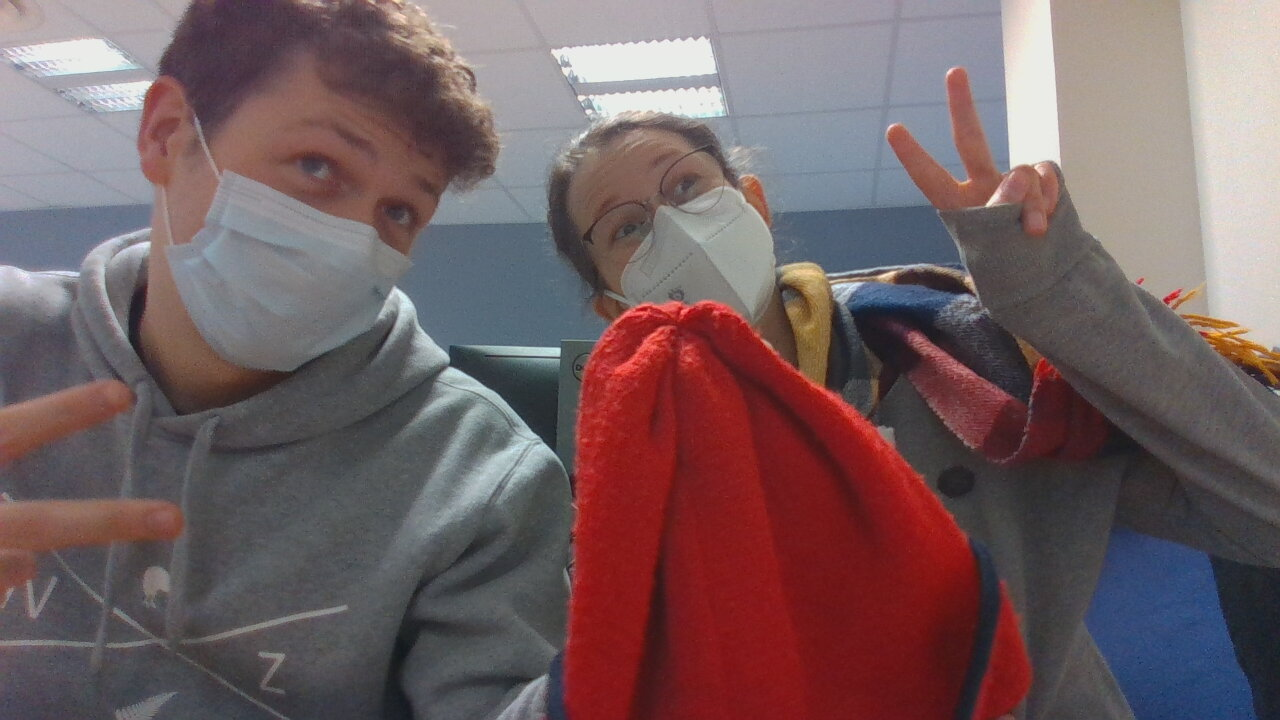
#> input picture vision_test/scripts/moin.jpg, 1280 x 720 px, found by its file name
$ python regions.py
#> lines starting #> are read from the running program, lines starting #| are printed output that depends on the picture; after the words box and inside, x2 and y2 are one past the last pixel; in counts of white or black regions, pixels touching at a corner belong together
#!/usr/bin/env python3
import cv2
import numpy as np
import matplotlib.pyplot as plt
from skimage.measure import label, regionprops
import math

image = cv2.imread('/home/grp-vert/catkin-ws/src/groupe-vert/vision_test/scripts/moin.jpg')
#> image is the input picture: shape (720, 1280, 3); mean B, G, R 98.1, 95.3, 115.7

# passage en niveau de gris
gray = cv2.cvtColor(image, cv2.COLOR_BGR2GRAY)
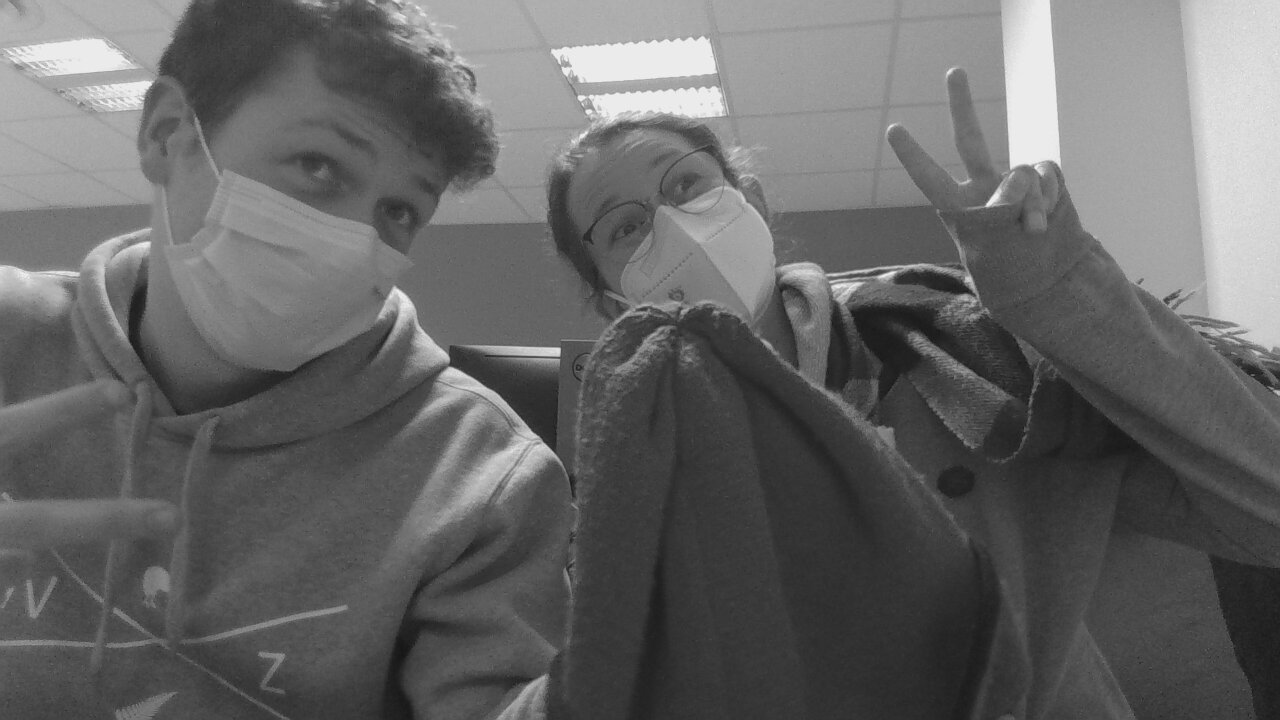
#> gray: shape (720, 1280); min 21, max 248, mean 101.8

###### extration des régions avec la lib skimage

# Binarisation de l'image
ret, thresh = cv2.threshold(gray, 127, 255, 1)
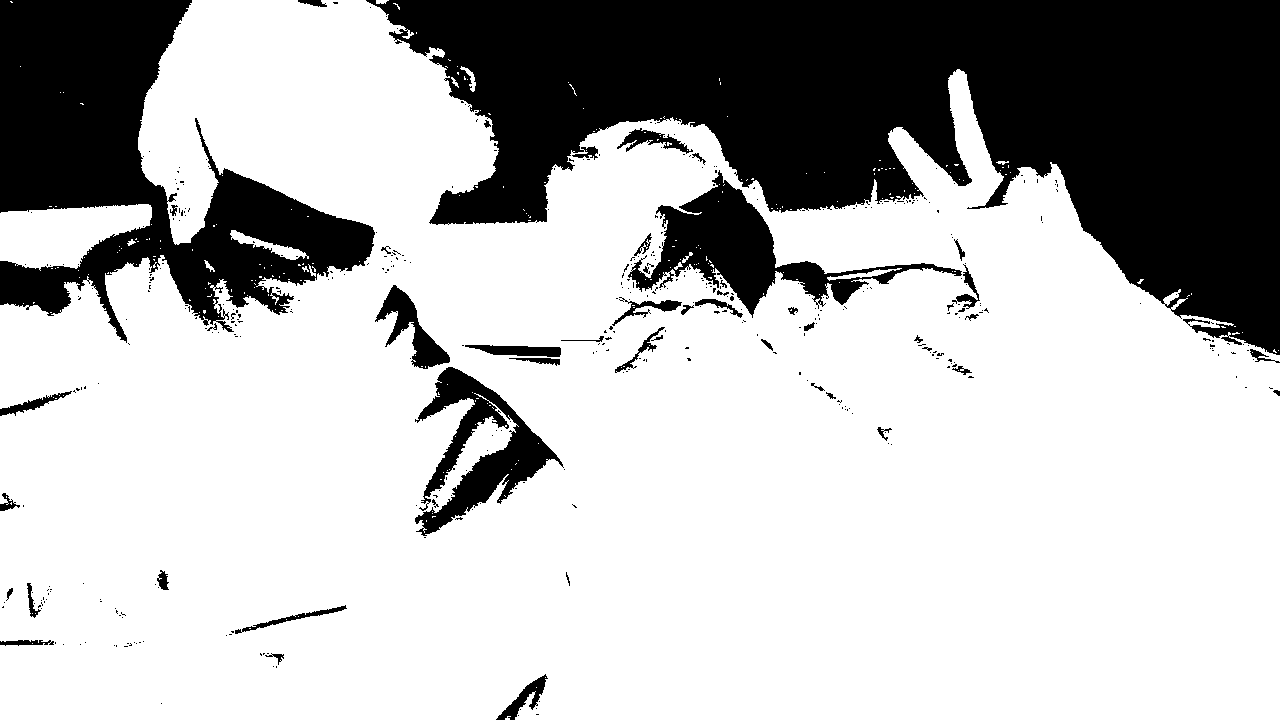
#> thresh: shape (720, 1280); 72.2% white; 433 black regions (383 under 20 px)
cv2.imshow("image seuillée",thresh)
cv2.waitKey(0)

# extraction des régions et des propriétés des régions
label_img = label(thresh)
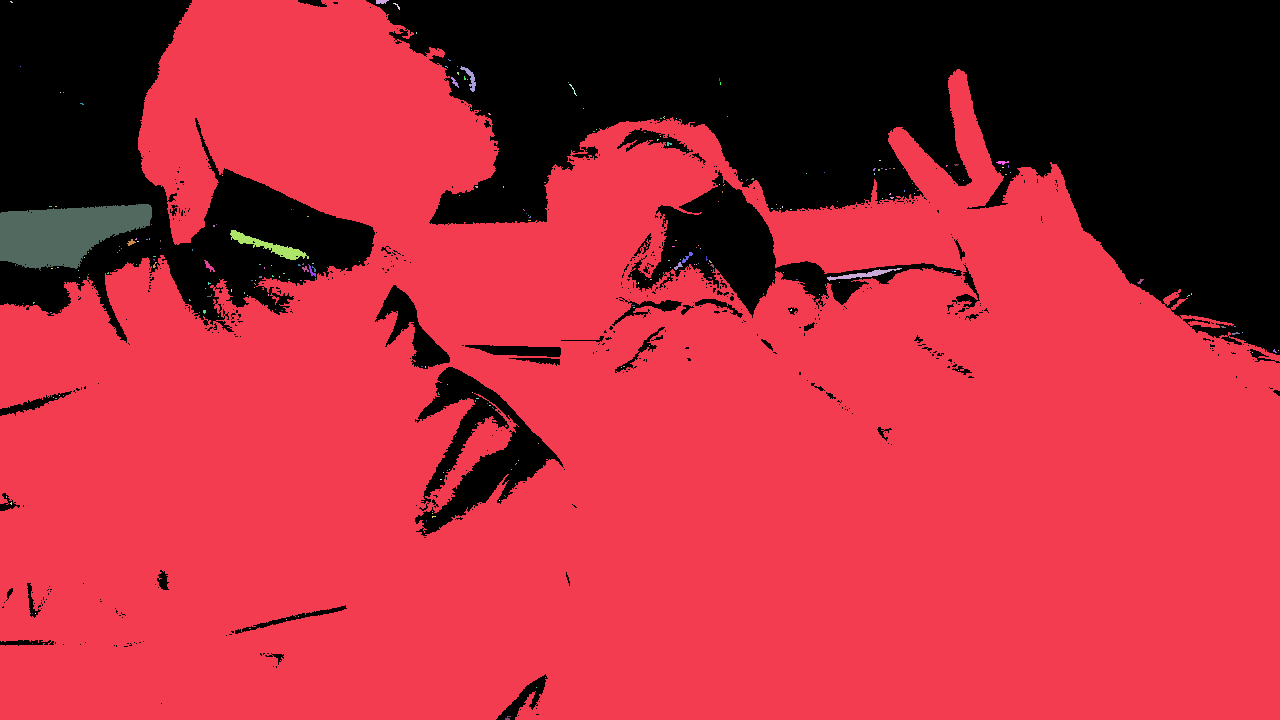
#> label_img: shape (720, 1280) int64; 256 distinct labels, from 0 to 255; one colour per label, 0 black
regions = regionprops(label_img)
#> regions = 255 regions; largest, box (x1, y1, x2, y2) and area: (0, 0, 1280, 720) 656335, (0, 204, 152, 271) 6747, (230, 230, 309, 260) 646, (827, 268, 902, 281) 267, (460, 66, 476, 92) 125
print(regions)
#> (printed output is left out)
cv2.waitKey(0)

# affichage des régions et des boites englobantes
fig, ax = plt.subplots()
ax.imshow(thresh, cmap=plt.cm.gray)

for props in regions:
    y0, x0 = props.centroid
    orientation = props.orientation
    x1 = x0 + math.cos(orientation) * 0.5 * props.minor_axis_length
    y1 = y0 - math.sin(orientation) * 0.5 * props.minor_axis_length
    x2 = x0 - math.sin(orientation) * 0.5 * props.major_axis_length
    y2 = y0 - math.cos(orientation) * 0.5 * props.major_axis_length

    ax.plot((x0, x1), (y0, y1), '-r', linewidth=2.5)
    ax.plot((x0, x2), (y0, y2), '-r', linewidth=2.5)
    ax.plot(x0, y0, '.g', markersize=15)

    minr, minc, maxr, maxc = props.bbox
    bx = (minc, maxc, maxc, minc, minc)
    by = (minr, minr, maxr, maxr, minr)
    ax.plot(bx, by, '-b', linewidth=2.5)
#> this loop made 255 passes
#> (y0, x0, orientation, x1, y1, x2, y2, minr) on passes 1 to 3: (442.7, 621, 1.49, 650.6, 94.24, -90.05, 382.5, 0), (1.31, 381, -1.49, 381.2, 3.45, 387.7, 0.793, 0), (1.5, 11, 1.02, 11.32, 0.974, 9.62, 0.649, 1)

ax.axis((0, 600, 600, 0))
plt.show()
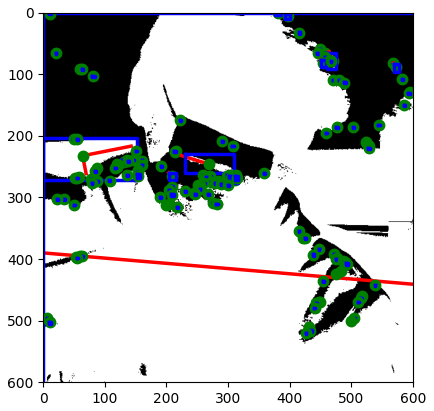
#> figure drawn by matplotlib, 1 panel

cv2.waitKey(0)
